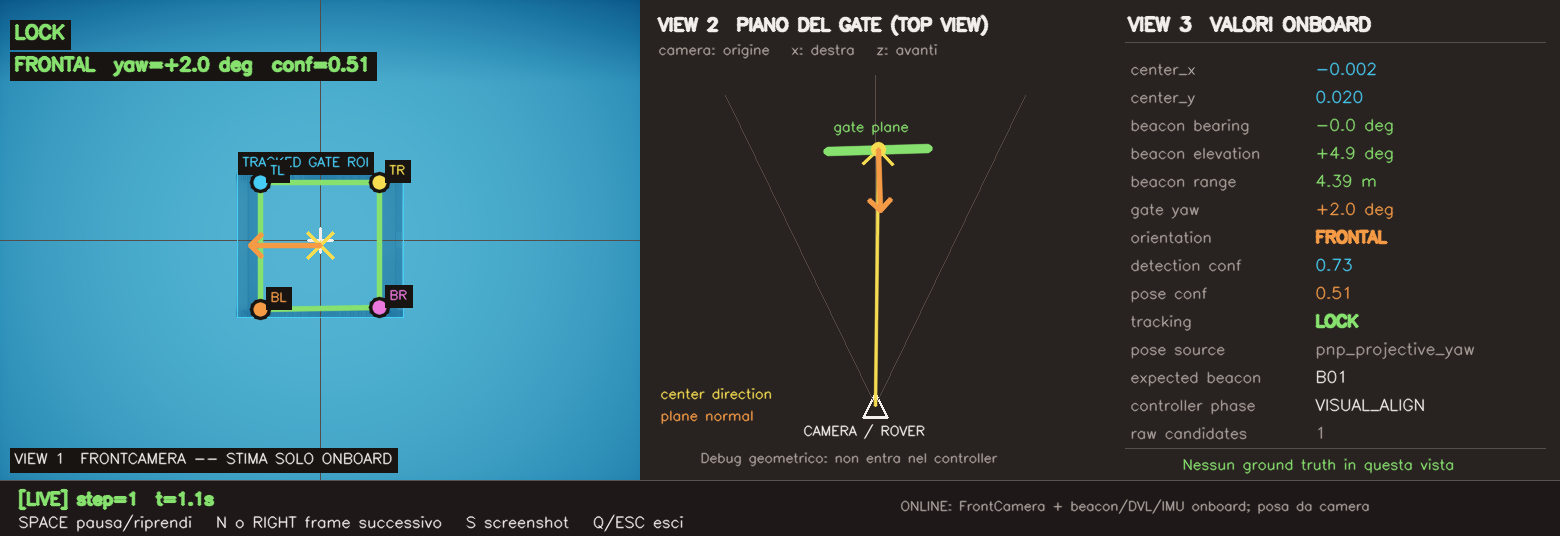
#> input picture artifacts/paper/perception/captures/20260907_191120_horseshoe_bay_seed67000__00001_corners_B01.png, 1560 x 536 px
$ python -i gate_pose.py   (imports and definitions only)
#> lines starting #> are read from the running program, lines starting #| are printed output that depends on the picture
"""Onboard visual gate-pose estimation from FrontCamera images.

Extends the deterministic gate detector (:mod:`vision`) to estimate the four inner
aperture corners and, when possible, the relative pose of the gate plane (translation +
orientation) via PnP, with a robust projective-orientation fallback and a center-only
degradation path. It consumes ONLY the camera image and the known public gate aperture
(1.5 x 1.5 m); it never reads the simulator gate pose or world geometry.

Camera convention (OpenCV): +x right, +y down, +z forward (into the scene). The reported
translation is (lateral_x right+, vertical_y down+, forward_z away+).

Gate-plane yaw uses a single documented *canonical* convention (see
:func:`canonical_gate_plane_yaw`). A gate is a planar square, so its orientation is defined
only *modulo 180 deg* (the normal ``n`` and ``-n`` describe the same plane). The canonical
yaw first orients the plane normal toward the camera and then measures its horizontal
obliqueness from the optical axis, wrapped to ``[-90, +90]`` deg:

* ``0`` == frontal (gate plane perpendicular to the line of sight);
* ``> 0`` == the gate's left edge is nearer the camera (image left bar taller) ==
  ``rotated_left``;
* ``< 0`` == the gate's right edge is nearer (image right bar taller) == ``rotated_right``.

This is distinct from the gate's *allowed passage direction* (an oriented ``+/-`` normal used
by the referee), which is never inferred here. Angular error between two plane yaws must use
:func:`plane_angle_distance_deg` (modulo-180), not a raw subtraction, and the coarse
left/right/frontal call uses :func:`orientation_class`. All angles are in degrees.

Ground truth may be used only offline to score this detector, to make synthetic labels, or
in evaluation-only tests -- never as a runtime input or fallback.
"""

from __future__ import annotations

import math
from dataclasses import dataclass, field
from typing import Any, List, Optional, Tuple

try:  # OpenCV/numpy are optional; without them only center-only detection is available.
    import cv2 as _cv2
    import numpy as _np
except ImportError:  # pragma: no cover
    _cv2 = None
    _np = None

# Public competition constant: the square inner aperture side length (metres).
GATE_INNER_SIZE_M = 1.5


@dataclass(frozen=True)
class CameraIntrinsics:
    """Pinhole intrinsics derived from the configured resolution and horizontal FOV."""

    width: int = 640
    height: int = 480
    fov_deg: float = 90.0  # horizontal field of view (HoloOcean FovAngle)

    @property
    def fx(self) -> float:
        return self.width / (2.0 * math.tan(math.radians(self.fov_deg) / 2.0))

    @property
    def fy(self) -> float:
        return self.fx  # square pixels (single HoloOcean focal length)

    @property
    def cx(self) -> float:
        return self.width / 2.0

    @property
    def cy(self) -> float:
        return self.height / 2.0

    def matrix(self):
        return _np.array([[self.fx, 0.0, self.cx], [0.0, self.fy, self.cy], [0.0, 0.0, 1.0]], dtype=_np.float64)

    def as_dict(self) -> dict:
        return {"width": self.width, "height": self.height, "fov_deg": self.fov_deg,
                "fx": round(self.fx, 3), "fy": round(self.fy, 3), "cx": self.cx, "cy": self.cy}


DEFAULT_INTRINSICS = CameraIntrinsics(640, 480, 90.0)


# --------------------------------------------------------------- angle conventions
# [56 lines left out: functions canonical_gate_plane_yaw, canonical_gate_plane_pitch, wrap_plane_yaw_deg, plane_angle_distance_deg, orientation_class, not called in this run]


@dataclass
class GatePoseTarget:
    """Visual gate-pose estimate. Fields beyond the center are optional / masked."""

    center_x: float
    center_y: float
    area_fraction: float = 0.0
    width_fraction: float = 0.0
    height_fraction: float = 0.0
    confidence: float = 0.0
    # Ordered inner aperture corners in normalized image coords [-1, 1]: tl, tr, br, bl.
    corners_normalized: Optional[List[Tuple[float, float]]] = None
    pose_present: bool = False
    translation_camera_m: Optional[Tuple[float, float, float]] = None  # (lateral_x, vertical_y, forward_z)
    gate_plane_yaw_deg: Optional[float] = None
    gate_plane_pitch_deg: Optional[float] = None
    gate_plane_roll_deg: Optional[float] = None
    reprojection_error_px: Optional[float] = None
    pose_confidence: float = 0.0
    detection_source: str = "center_only"  # center_only | corners | pnp | projective
    quadrilateral_skew: float = 0.0
    orientation_hint: str = "unknown"  # frontal | rotated_left | rotated_right | unknown
    orientation_present: bool = False
    predicted: bool = False
    track_age_frames: int = 0


# --------------------------------------------------------------------------- corners
def order_corners(pts) -> "list":
    """Order 4 image points as top-left, top-right, bottom-right, bottom-left."""
    pts = _np.asarray(pts, dtype=_np.float64).reshape(-1, 2)
    s = pts.sum(axis=1)
    d = pts[:, 0] - pts[:, 1]
    tl = pts[_np.argmin(s)]
    br = pts[_np.argmax(s)]
    tr = pts[_np.argmax(d)]
    bl = pts[_np.argmin(d)]
    return [tuple(tl), tuple(tr), tuple(br), tuple(bl)]


def _polygon_area(pts) -> float:
    p = _np.asarray(pts, dtype=_np.float64)
    x, y = p[:, 0], p[:, 1]
    return 0.5 * abs(float(_np.dot(x, _np.roll(y, -1)) - _np.dot(y, _np.roll(x, -1))))


def _is_convex(pts) -> bool:
    p = _np.asarray(pts, dtype=_np.float64)
    n = len(p)
    signs = []
    for i in range(n):
        a, b, c = p[i], p[(i + 1) % n], p[(i + 2) % n]
        cross = (b[0] - a[0]) * (c[1] - b[1]) - (b[1] - a[1]) * (c[0] - b[0])
        signs.append(cross > 0)
    return all(signs) or not any(signs)


def validate_quad(corners, *, image_area: float, min_area_frac: float = 0.004,
                  max_aspect: float = 4.0, min_side_ratio: float = 0.25) -> bool:
    """Reject implausible quadrilaterals (non-convex, tiny, degenerate, wrong aspect)."""
    c = [tuple(pt) for pt in corners]
    if len(c) != 4:
        return False
    if not _is_convex(c):
        return False
    area = _polygon_area(c)
    if area < max(1.0, min_area_frac * image_area):
        return False
    tl, tr, br, bl = c
    top = math.hypot(tr[0] - tl[0], tr[1] - tl[1])
    bottom = math.hypot(br[0] - bl[0], br[1] - bl[1])
    left = math.hypot(bl[0] - tl[0], bl[1] - tl[1])
    right = math.hypot(br[0] - tr[0], br[1] - tr[1])
    sides = [top, bottom, left, right]
    if min(sides) <= 1e-3:
        return False
    # Opposite sides must not differ wildly (perspective is allowed but bounded).
    if min(top, bottom) / max(top, bottom) < min_side_ratio:
        return False
    if min(left, right) / max(left, right) < min_side_ratio:
        return False
    aspect = max(top, bottom) / max(1e-3, max(left, right))
    if aspect > max_aspect or aspect < 1.0 / max_aspect:
        return False
    return True


def _bar_mask(image):
    """Binary mask of gate-bar pixels.

    Matches the proven per-pixel classifier used by the frozen v1 detector
    (:func:`vision._looks_like_gate_bar_pixel`), which is validated on real HoloOcean gates:
    a bright, *colorful* pixel (high >= 115 and high-low >= 35 -- e.g. the #00ff88 gate) OR a
    very bright pixel (mean >= 190). The earlier whitish/low-saturation heuristic wrongly
    rejected the saturated green gate on real images.
    """
    arr = _np.asarray(image)
    if arr.ndim == 3 and arr.shape[2] >= 3:
        rgb = arr[:, :, :3].astype(_np.float32)
    else:
        rgb = _np.stack([arr] * 3, axis=-1).astype(_np.float32)
    high = rgb.max(axis=2)
    low = rgb.min(axis=2)
    mean = rgb.mean(axis=2)
    sat = high - low
    mask = (((high >= 115.0) & (sat >= 35.0)) | (mean >= 190.0)).astype(_np.uint8) * 255
    return mask


def _mask_aperture_candidates(image):
    """Return aperture candidates from the original colour/bar mask."""
    h, w = image.shape[0], image.shape[1]
    mask = _bar_mask(image)
    mask = _cv2.morphologyEx(mask, _cv2.MORPH_CLOSE, _np.ones((5, 5), _np.uint8))
    contours, hierarchy = _cv2.findContours(mask, _cv2.RETR_CCOMP, _cv2.CHAIN_APPROX_SIMPLE)
    if not contours:
        return []
    candidates = []
    hier = hierarchy[0] if hierarchy is not None else [(-1, -1, -1, -1)] * len(contours)
    for idx, cnt in enumerate(contours):
        area = _cv2.contourArea(cnt)
        if area < 0.003 * w * h:
            continue
        peri = _cv2.arcLength(cnt, True)
        approx = _cv2.approxPolyDP(cnt, 0.03 * peri, True)
        if len(approx) != 4:
            continue
        corners = order_corners(approx.reshape(-1, 2))
        if not validate_quad(corners, image_area=w * h):
            continue
        source = "corners" if hier[idx][3] != -1 else "corners_outer"
        candidates.append((corners, source, float(area)))
    return candidates


# [55 lines left out: functions _line_angle_deg, _line_value_at, _line_intersection, _dedupe_hough_lines, not called in this run]


def _hough_aperture_candidates(image, visual_target=None):
    """Find four inner bar edges inside today's tracked-gate ROI.

    HoloOcean's underwater lighting often makes the white gate darker than the
    water behind it, so colour thresholding alone is unreliable.  The inner
    aperture still has two long near-vertical and two long near-horizontal
    edges.  This deliberately small fallback searches only around the gate
    selected by :class:`TemporalVisionTracker`; scene-wide Hough lines are not
    accepted as controller targets.
    """
    h, w = image.shape[:2]
    if visual_target is None:
        return []
    cx = (float(visual_target.center_x) + 1.0) * 0.5 * w
    cy = (float(visual_target.center_y) + 1.0) * 0.5 * h
    bw = max(24.0, float(visual_target.width_fraction) * w)
    bh = max(24.0, float(visual_target.height_fraction) * h)
    half_w = max(0.18 * w, 0.80 * bw)
    half_h = max(0.18 * h, 0.80 * bh)
    x0, x1 = max(0, int(cx - half_w)), min(w, int(cx + half_w) + 1)
    y0, y1 = max(0, int(cy - half_h)), min(h, int(cy + half_h) + 1)
    if x1 - x0 < 40 or y1 - y0 < 40:
        return []

    frame = _np.asarray(image)
    if frame.ndim != 3 or frame.shape[2] < 3:
        return []
    frame = frame[:, :, :3]
    if frame.dtype != _np.uint8:
        finite = _np.nan_to_num(frame, nan=0.0, posinf=255.0, neginf=0.0)
        if float(_np.max(finite)) <= 1.0:
            finite *= 255.0
        frame = _np.clip(finite, 0.0, 255.0).astype(_np.uint8)
    gray = _cv2.cvtColor(frame[y0:y1, x0:x1], _cv2.COLOR_BGR2GRAY)
    gray = _cv2.GaussianBlur(gray, (3, 3), 0.0)
    edges = _cv2.Canny(gray, 20, 60)
    roi_w, roi_h = x1 - x0, y1 - y0
    lines = _cv2.HoughLinesP(
        edges, 1.0, math.pi / 180.0,
        threshold=max(24, int(0.08 * max(roi_w, roi_h))),
        minLineLength=max(28, int(0.14 * min(roi_w, roi_h))),
        maxLineGap=max(10, int(0.06 * max(roi_w, roi_h))),
    )
    if lines is None:
        return []
    vertical, horizontal = [], []
    for raw in lines:
        lx1, ly1, lx2, ly2 = [int(v) for v in raw.reshape(-1)]
        line = (lx1 + x0, ly1 + y0, lx2 + x0, ly2 + y0,
                math.hypot(lx2 - lx1, ly2 - ly1))
        angle = _line_angle_deg(line)
        if angle >= 65.0:
            vertical.append(line)
        elif angle <= 25.0:
            horizontal.append(line)
    vertical = _dedupe_hough_lines(vertical, vertical=True, reference=cy)
    horizontal = _dedupe_hough_lines(horizontal, vertical=False, reference=cx)
    if len(vertical) < 2 or len(horizontal) < 2:
        return []

    vertical_positions = [
        value for value in (_line_value_at(line, y=cy) for line in vertical)
        if value is not None
    ]
    horizontal_positions = [
        value for value in (_line_value_at(line, x=cx) for line in horizontal)
        if value is not None
    ]

    candidates = []
    min_w = max(35.0, 0.20 * bw)
    min_h = max(35.0, 0.20 * bh)
    for left in vertical:
        left_x = _line_value_at(left, y=cy)
        if left_x is None:
            continue
        for right in vertical:
            right_x = _line_value_at(right, y=cy)
            if right_x is None or right_x - left_x < min_w:
                continue
            if abs(_line_angle_deg(left) - _line_angle_deg(right)) > 15.0:
                continue
            for top in horizontal:
                top_y = _line_value_at(top, x=cx)
                if top_y is None:
                    continue
                for bottom in horizontal:
                    bottom_y = _line_value_at(bottom, x=cx)
                    if bottom_y is None or bottom_y - top_y < min_h:
                        continue
                    if abs(_line_angle_deg(top) - _line_angle_deg(bottom)) > 18.0:
                        continue
                    corners = [
                        _line_intersection(left, top),
                        _line_intersection(right, top),
                        _line_intersection(right, bottom),
                        _line_intersection(left, bottom),
                    ]
                    if any(point is None for point in corners):
                        continue
                    if any(not (-8 <= px < w + 8 and -8 <= py < h + 8) for px, py in corners):
                        continue
                    corners = order_corners(corners)
                    if not validate_quad(corners, image_area=w * h, min_area_frac=0.003):
                        continue
                    side_lengths = [
                        math.hypot(corners[(i + 1) % 4][0] - corners[i][0],
                                   corners[(i + 1) % 4][1] - corners[i][1])
                        for i in range(4)
                    ]
                    support = sum(min(1.0, line[4] / max(1.0, side)) for line, side in zip(
                        (top, right, bottom, left), side_lengths
                    )) / 4.0
                    area = _polygon_area(corners)
                    aperture_w = max(1.0, right_x - left_x)
                    aperture_h = max(1.0, bottom_y - top_y)
                    # An inner aperture edge normally has the other side of
                    # the physical bar just outside it.  This small cue picks
                    # the inside edge rather than the equally strong outer
                    # silhouette, without relying on gate colour.
                    inner_evidence = sum((
                        any(0.025 * aperture_w <= left_x - x <= 0.20 * aperture_w
                            for x in vertical_positions),
                        any(0.025 * aperture_w <= x - right_x <= 0.20 * aperture_w
                            for x in vertical_positions),
                        any(0.025 * aperture_h <= top_y - y <= 0.20 * aperture_h
                            for y in horizontal_positions),
                        any(0.025 * aperture_h <= y - bottom_y <= 0.20 * aperture_h
                            for y in horizontal_positions),
                    )) / 4.0
                    candidates.append((
                        corners, "hough_inner", float(area), support, inner_evidence
                    ))
    return candidates


def _aperture_candidate_score(candidate, visual_target, width: int, height: int) -> float:
    corners, source, area = candidate[:3]
    support = float(candidate[3]) if len(candidate) > 3 else 0.75
    inner_evidence = float(candidate[4]) if len(candidate) > 4 else 0.0
    cx = sum(point[0] for point in corners) / 4.0
    cy = sum(point[1] for point in corners) / 4.0
    if visual_target is None:
        source_bonus = 1.0 if source == "corners" else (0.4 if source == "hough_inner" else 0.0)
        return source_bonus + support + 0.9 * inner_evidence + area / max(1.0, width * height)
    tx = (float(visual_target.center_x) + 1.0) * 0.5 * width
    ty = (float(visual_target.center_y) + 1.0) * 0.5 * height
    tw = max(24.0, float(visual_target.width_fraction) * width)
    th = max(24.0, float(visual_target.height_fraction) * height)
    center_error = math.hypot((cx - tx) / tw, (cy - ty) / th)
    expected_area = max(64.0, 0.62 * float(visual_target.area_fraction) * width * height)
    area_error = abs(math.log(max(1.0, area) / expected_area))
    source_bonus = 0.45 if source in ("corners", "hough_inner") else 0.0
    return (1.4 * support + 0.9 * inner_evidence + source_bonus
            - 2.4 * center_error - 0.65 * area_error)


def detect_aperture_corners(
    image,
    intr: CameraIntrinsics = DEFAULT_INTRINSICS,
    *,
    visual_target=None,
):
    """Estimate the four inner aperture corners (tl,tr,br,bl) in pixels, or None.

    Uses the frame's inner hole (RETR_CCOMP child contours) and, when today's
    tracked visual target is supplied, a local four-line fallback robust to
    underwater colour loss. Returns ``(corners_px, source)`` or ``None``.
    """
    if _cv2 is None:
        return None
    h, w = image.shape[0], image.shape[1]
    candidates = _mask_aperture_candidates(image)
    candidates.extend(_hough_aperture_candidates(image, visual_target))
    if not candidates:
        return None
    best = max(candidates, key=lambda candidate: _aperture_candidate_score(
        candidate, visual_target, w, h
    ))
    return best[0], best[1]


# --------------------------------------------------------------------------- pose
# [101 lines left out: functions _gate_object_points, estimate_pose_pnp, projective_orientation, not called in this run]


def _normalize_point(px, py, w, h):
    return ((px - w / 2.0) / (w / 2.0), (py - h / 2.0) / (h / 2.0))


# [116 lines left out: function estimate_gate_pose, not called in this run]


def _ema(prev: Optional[float], new: float, alpha: float) -> float:
    return new if prev is None else (alpha * new + (1.0 - alpha) * prev)


# [19 lines left out: functions _ema_angle_deg, _ema_plane_angle_deg, not called in this run]


class GatePoseTracker:
    """Controller-side temporal filter over past onboard gate-pose detections only.

    Exponentially smooths the pose fields (with angular wrapping for yaw/pitch), tracks
    detection age and consecutive valid frames, and expires a stale estimate after
    ``max_age_steps`` frames without a fresh pose. Uses no future or privileged information.
    """

    # [18 lines left out: functions __init__, reset, not called in this run]

    @property
    def has_pose(self) -> bool:
        return self._fwd is not None and self.age <= self.max_age_steps

    @property
    def has_orientation(self) -> bool:
        return self._yaw is not None and self.age <= self.max_age_steps

    # [77 lines left out: functions update, _as_target, not called in this run]

>>> import cv2
>>> picture = cv2.imread('../../artifacts/paper/perception/captures/20260907_191120_horseshoe_bay_seed67000__00001_corners_B01.png')
#> picture is the input picture: shape (536, 1560, 3); mean B, G, R 89.3, 80.4, 51.8
>>> result = detect_aperture_corners(picture)
#> in _bar_mask, `high = rgb.max(axis=2)`:
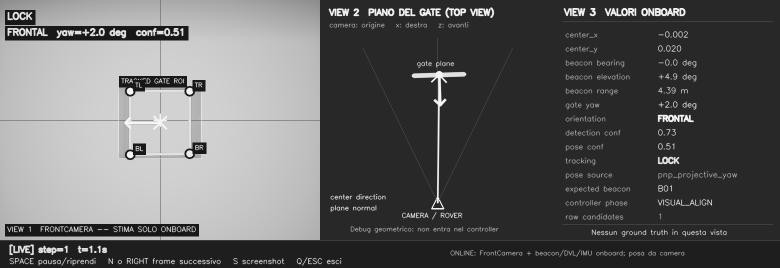
#> high: shape (536, 1560) float32 (shown at 1/2 size); min 24, max 245, mean 96.4
#> in _bar_mask, `low = rgb.min(axis=2)`:
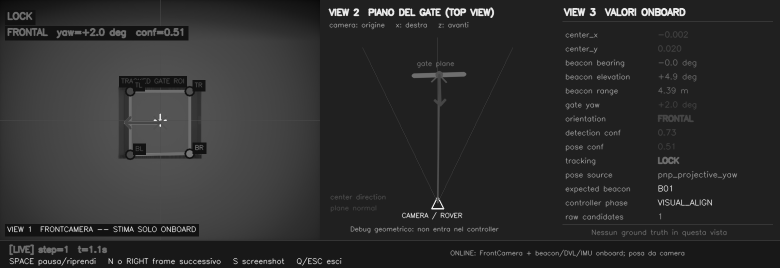
#> low: shape (536, 1560) float32 (shown at 1/2 size); min 9, max 235, mean 45.7
#> in _bar_mask, `mean = rgb.mean(axis=2)`:
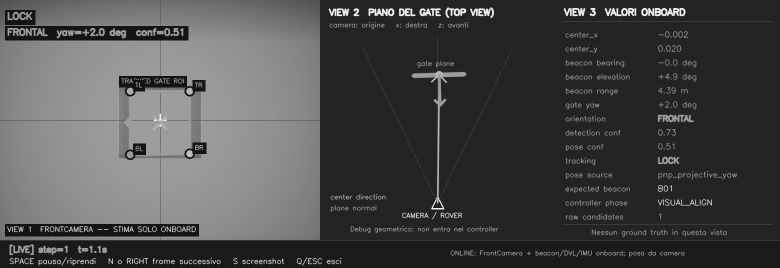
#> mean: shape (536, 1560) float32 (shown at 1/2 size); min 20.67, max 238.3, mean 73.8
#> in _bar_mask, `sat = high - low`:
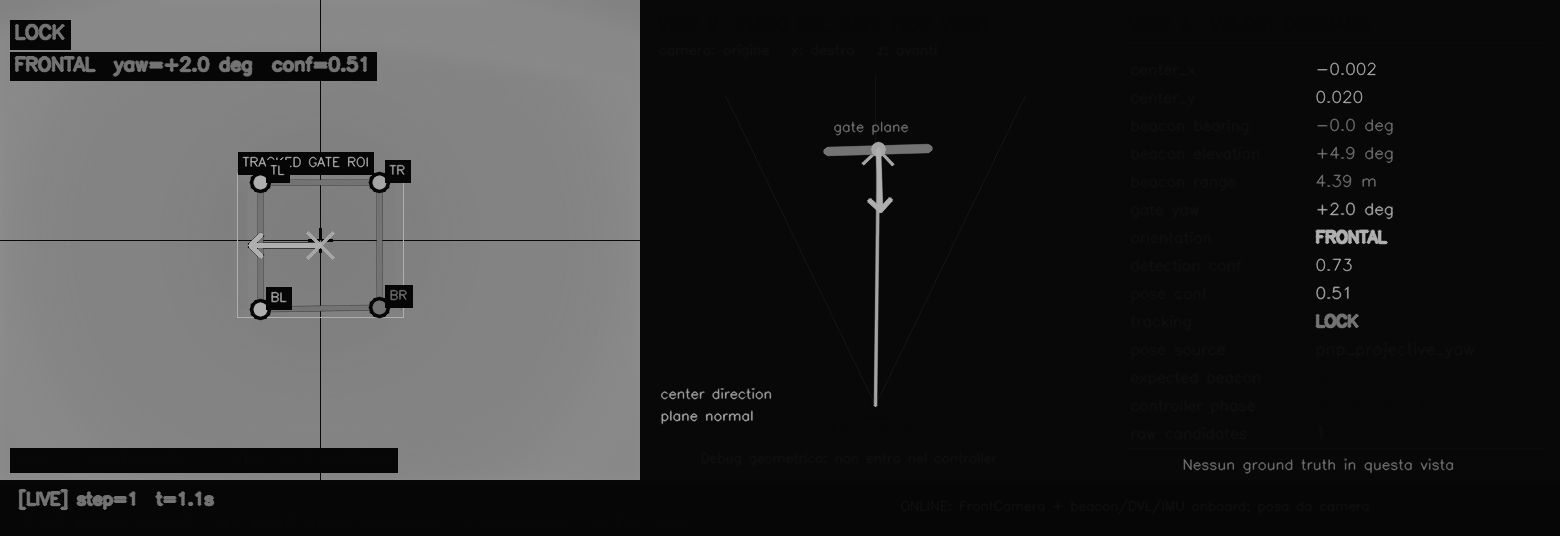
#> sat: shape (536, 1560) float32; min 0, max 175, mean 50.7
#> (the rest of the program and of its run is left out)
